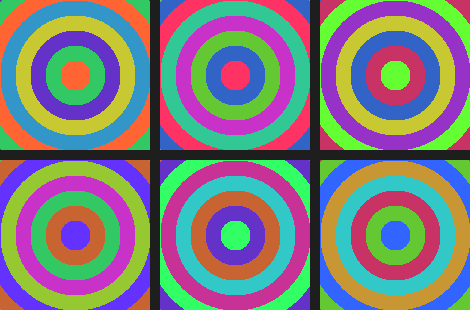

The Python source for this figure:
"""
Warhol Variations - Exercise 1 Demo

Creates a 2x3 grid showing all six RGB channel permutations applied to
a colorful source image. This demonstrates the full range of pop art
color effects achievable through channel manipulation.

Framework: F1 (Hands-On Discovery)
Concepts: Channel permutation effects, comparative visualization
"""

import numpy as np
from PIL import Image

# Create a visually interesting source image
height, width = 150, 150
source = np.zeros((height, width, 3), dtype=np.uint8)

# Create concentric circles with different colors
cx, cy = width // 2, height // 2
for y in range(height):
    for x in range(width):
        # Distance from center
        dist = np.sqrt((x - cx)**2 + (y - cy)**2)

        # Create colorful concentric rings
        ring = int(dist / 15) % 5
        if ring == 0:
            source[y, x] = [255, 100, 50]   # Orange-red
        elif ring == 1:
            source[y, x] = [50, 200, 100]   # Green
        elif ring == 2:
            source[y, x] = [100, 50, 200]   # Purple
        elif ring == 3:
            source[y, x] = [200, 200, 50]   # Yellow
        else:
            source[y, x] = [50, 150, 200]   # Sky blue

# Define all 6 channel permutations with descriptive labels
permutations = [
    ([0, 1, 2], "Original"),
    ([0, 2, 1], "Swap G-B"),
    ([1, 0, 2], "Swap R-G"),
    ([1, 2, 0], "Rotate Left"),
    ([2, 0, 1], "Rotate Right"),
    ([2, 1, 0], "Swap R-B"),
]

# Create a 2x3 grid canvas
gap = 10
cols = 3
rows = 2
canvas_width = cols * width + (cols - 1) * gap
canvas_height = rows * height + (rows - 1) * gap

canvas = np.ones((canvas_height, canvas_width, 3), dtype=np.uint8) * 30  # Dark background

# Place each variation in the grid
for idx, (perm, label) in enumerate(permutations):
    row = idx // cols
    col = idx % cols

    x_start = col * (width + gap)
    y_start = row * (height + gap)

    # Apply the channel permutation
    variation = source[:, :, perm]

    # Place on canvas
    canvas[y_start:y_start + height, x_start:x_start + width] = variation

# Save the result
output = Image.fromarray(canvas, mode='RGB')
output.save('warhol_variations.png')
print("Saved warhol_variations.png - Grid showing all 6 channel permutations!")
print("\nPermutation effects shown:")
for perm, label in permutations:
    print(f"  {label}: channels = {perm}")
